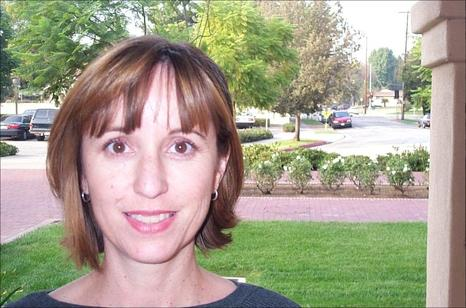
#> input picture Data/Faces/image_0085.jpg, 466 x 308 px; its folder holds 3 pictures in this run
$ python Main1.py
#> lines starting #> are read from the running program, lines starting #| are printed output that depends on the picture
from PACKAGES import *

# --- --- --- --- --- --- --- --- --- --- --- --- --- --- --- --- --- --- --- --- --- --- --- --- --- --- --- --- --- --
# --- --- --- --- --- --- --- --- --- --- --- --- --- --- --- --- --- --- --- --- --- --- --- --- --- --- --- --- --- --
# INPUT
# --- --- --- --- --- --- --- --- --- --- --- --- --- --- --- --- --- --- --- --- --- --- --- --- --- --- --- --- --- --
data_path = 'Data'

# for test
class_indices = [11, 12, 13, 14, 15, 16, 17, 18, 19, 20]
# class_indices = [5, 6, 10, 60, 65, 67, 81, 83, 86, 90]

# for train
train_indices = list(range(11))

# if you want to train set TEST_MODE to False
TEST_MODE = False

# if in train mode its needed for tuning train() / TrainWithTuning()
TUNING = True
name = 'Orientation vs S (RBF)'

NEED_TO_USE_CACHE = False
# --- --- --- --- --- --- --- --- --- --- --- --- --- --- --- --- --- --- --- --- --- --- --- --- --- --- --- --- --- --
# --- --- --- --- --- --- --- --- --- --- --- --- --- --- --- --- --- --- --- --- --- --- --- --- --- --- --- --- --- --
# PARAMETERS:
# --- --- --- --- --- --- --- --- --- --- --- --- --- --- --- --- --- --- --- --- --- --- --- --- --- --- --- --- --- --


np.random.seed(0)  # Seed the random number generator

params = {'Split': {}, 'Prepare': {}, 'Train': {}, 'Summary': {}, 'Report': {}, 'Data': {}, 'Cache': {}}

params['Split']['ratio'] = 20

params['Prepare']['spatial_cell_size'] = (10, 10)
params['Prepare']['orientations'] = 20  # SplitData[‘Train’][‘Data’], Params[‘Prepare’]
params['Prepare']['cells_per_block'] = (3, 3)

params['Train']['C'] = 10
# params['Train']['kernel'] = 'linear'
params['Train']['kernel'] = 'rbf'
# params['Train']['kernel'] = 'poly'
params['Train']['degree'] = 2
params['Train']['gamma'] = 0.1
params['Train']['class_names'] = []

params['Summary']['error_images_per_class'] = 2

params['Report'][''] = []

params['Data']['path'] = data_path
params['Data']['S'] = 50
params['Data']['N_classes'] = 10
params['Data']['max_N_images_per_class'] = 40  # 20 - training, 20 - test

params['Cache']['CachePath'] = 'cache'


# --- --- --- --- --- --- --- --- --- --- --- --- --- --- --- --- --- --- --- --- --- --- --- --- --- --- --- --- --- --
# --- --- --- --- --- --- --- --- --- --- --- --- --- --- --- --- --- --- --- --- --- --- --- --- --- --- --- --- --- --
# FUNCTIONS:
# --- --- --- --- --- --- --- --- --- --- --- --- --- --- --- --- --- --- --- --- --- --- --- --- --- --- --- --- --- --
# [13 lines left out: function show_data, not called in this run]


def get_parameters():
    # pprint(params)
    # LOAD PARAMETERS !!!!!!!!!!!!!!!!!!!!!!!!!!!!!!!!!!!!!!!!!!!!!!!!!!!
    return params


def create_image(path_to_pic, S):
    img = cv2.imread(path_to_pic)
    img = cv2.cvtColor(img, cv2.COLOR_BGR2GRAY)
    img = cv2.resize(img, (S, S))
    return img


def create_saved_data(cache_path, name, data_array, labels):
    file_Name = '%s/%s' % (cache_path, name)
    data_ndarray = np.asarray(data_array)
    saved_data = (data_ndarray, labels)

    with open(file_Name, 'wb') as fileObject:
        pickle.dump(saved_data, fileObject)

    return saved_data


def prepare_data_from(indices, params, name):
    cache_path = params['Cache']['CachePath']
    data_directory = params['Data']['path']
    S = params['Data']['S']
    max_N_images_per_class = params['Data']['max_N_images_per_class']
    dirs = get_ordered_list(os.listdir(data_directory))
    data_array = []
    labels = []

    for name_of_class, index_of_class in zip(dirs, range(len(dirs))):
        if name_of_class != '.DS_Store':
            if index_of_class in indices:

                path_into_class = '%s/%s' % (data_directory, name_of_class)
                dirs_of_class = get_ordered_list(os.listdir(path_into_class))
                for pic, index_of_pic in zip(dirs_of_class, range(len(dirs_of_class))):
                    data_array.append(create_image('%s/%s' % (path_into_class, pic), S))
                    labels.append(name_of_class)
                    if index_of_pic + 1 == max_N_images_per_class:
                        break

    return create_saved_data(cache_path, name, data_array, labels)


# [6 lines left out: function get_from_chache, not called in this run]


def data_loader(params, indices):
    # create unique name
    name = ''
    cache_path = params['Cache']['CachePath']
    for i in indices:
        name = '%s[%s]' % (name, i)

    if NEED_TO_USE_CACHE:
        list_dir = os.listdir(cache_path)
        if name in list_dir:
            return get_from_chache(cache_path, name)
    return prepare_data_from(indices, params, name)
#> in create_image, img is the input picture: shape (308, 466, 3); mean B, G, R 140.4, 159.6, 165.5
#> in create_image, `img = cv2.cvtColor(img, cv2.COLOR_BGR2GRAY)`:
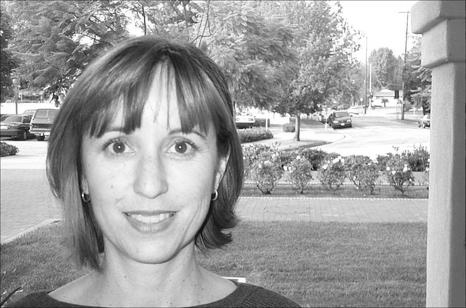
#> img: shape (308, 466); min 7, max 255, mean 159.2
#> in create_image, `img = cv2.resize(img, (S, S))`:
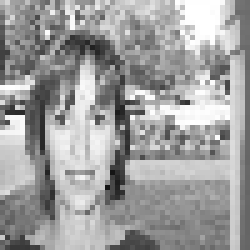
#> img: shape (50, 50) (shown 5 times larger); min 19, max 255, mean 159
#> in create_saved_data, `file_Name = '%s/%s' % (cache_path, name)`: file_Name = 'cache/[0][1][2][3][4][5][6][7][8][9][10]'


def train_test_split(data, labels, params):
    ratio = params['Split']['ratio']
    train_data, test_data, train_labels, test_labels = [], [], [], []
    for label in get_ordered_list(labels):

        counter_for_train = 0
        for pic, each_label in zip(data, labels):
            if each_label == label:
                if counter_for_train < ratio:
                    train_data.append(pic)
                    train_labels.append(label)
                else:
                    test_data.append(pic)
                    test_labels.append(label)
                counter_for_train += 1

    params['Train']['class_names'] = get_ordered_list(train_labels)
    return train_data, test_data, train_labels, test_labels


def prepare(train_data, params):  # kelet: SplitData[‘Train’][‘Data’], Params[‘Prepare’]
    orientations = params['Prepare']['orientations']
    spatial_cell_size = params['Prepare']['spatial_cell_size']
    cells_per_block = params['Prepare']['cells_per_block']
    images = []
    hog_images = []

    for pic in train_data:
        hog_image, image = hog(pic,
                               orientations=orientations,
                               pixels_per_cell=spatial_cell_size,
                               cells_per_block=cells_per_block,
                               block_norm='L2',
                               visualize=True)

        hog_images.append(hog_image)
        images.append(image)
#> this loop made 4 passes
#> pass 1, in prepare, `hog_image, image = hog(pic, orientations=orientations, pixels_per_cell..`:
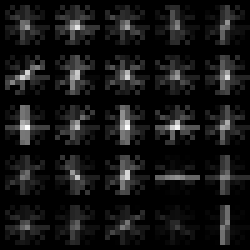
#> image: shape (50, 50) float64 (shown 5 times larger); min 0, max 52.61, mean 4.4; drawn with min black and max white
#> pass 2, in prepare, `hog_image, image = hog(pic, orientations=orientations, pixels_per_cell..`:
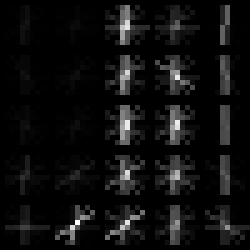
#> image: shape (50, 50) float64 (shown 5 times larger); min 0, max 39.62, mean 2.3; drawn with min black and max white
#> pass 3, in prepare, `hog_image, image = hog(pic, orientations=orientations, pixels_per_cell..`:
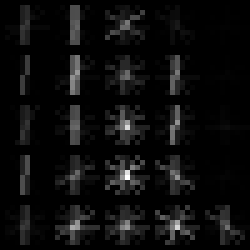
#> image: shape (50, 50) float64 (shown 5 times larger); min 0, max 57.52, mean 2.9; drawn with min black and max white

    return hog_images, images


# [9 lines left out: function tuning_linear, not called in this run]


def tuning_non_linear(train_data_rep, train_labels, params):
    cross_val_scores = []
    train_data_rep_np = np.asarray(train_data_rep)
    train_labels_np = np.asarray(train_labels)
    kf = StratifiedKFold(n_splits=4)

    for train_index, test_index in kf.split(train_data_rep_np, train_labels_np):
        X_train, X_test = train_data_rep_np[train_index], train_data_rep_np[test_index]
        y_train, y_test = train_labels_np[train_index], train_labels_np[test_index]

        m_classes_svm = create_non_linear_classifier(X_train, y_train, params)

        predictions, _ = m_classes_svm_predict(m_classes_svm, X_test, params)
        cross_val_scores.append(sklearn.metrics.accuracy_score(y_test, predictions))
    accuracy = np.asarray(cross_val_scores).mean()

    return create_non_linear_classifier(train_data_rep, train_labels, params), accuracy


def get_ordered_list(curr_list):
    my_list = list(set(curr_list))
    my_list.sort(key=lambda v: v.upper())
    return my_list


# [17 lines left out: function create_non_linear_classifier, not called in this run]


def m_classes_svm_train(train_data_rep, train_labels, params):
    kernel = params['Train']['kernel']
    C = params['Train']['C']

    train_data_rep_np = np.asarray(train_data_rep)
    train_labels_np = np.asarray(train_labels)

    if kernel == 'linear':
        if TUNING:
            return tuning_linear(train_data_rep, train_labels, params)
        return LinearSVC(C=C, multi_class='ovr').fit(train_data_rep_np, train_labels_np), 0
    if TUNING:
        return tuning_non_linear(train_data_rep_np, train_labels_np, params)
    return create_non_linear_classifier(train_data_rep_np, train_labels_np, params), 0


# [121 lines left out: functions m_classes_svm_predict, get_wrongly_classified_pics, get_sorted_indexes_of_wrong_pics, get_indices_of_the_largest_error_images, evaluate_model, report_results and 2 more, not called in this run]


# --- --- --- --- --- --- --- --- --- --- --- --- --- --- --- --- --- --- --- --- --- --- --- --- --- --- --- --- --- --
# MAIN:
# --- --- --- --- --- --- --- --- --- --- --- --- --- --- --- --- --- --- --- --- --- --- --- --- --- --- --- --- --- --


if __name__ == '__main__':
    # ********** Settings: ********** #
    counter, x, y = 0, [], []

    # [11 lines of commented-out code are left out]
    x_j_labels = [50, 75, 100, 115, 125, 135, 150, 175, 200]  # S
    x_i_labels = [9, 10, 11, 20, 30, 40, 50, 60, 70, 80, 90]  # orientations

    # x_labels = [(7,7), (8,8), (9,9)]  # spacial cell size
    # x_labels = [(2,2), (3,3), (4,4)]  # cells_per_block

    classes = class_indices if TEST_MODE else train_indices
    print('The classes are: ', classes)
    TUNING = False if TEST_MODE else TUNING

    if TUNING:
        for j in x_j_labels:
            indx = 0
            x.append([])
            y.append([])
            for i in x_i_labels:
                x[-1].append(indx)
                indx += 1
                params = get_parameters()
                # ************************* What we change: ************************* #
                # params['Train']['C'] = j
                # params['Train']['gamma'] = i
                params['Data']['S'] = j
                params['Prepare']['orientations'] = i
                # ******************************************************************* #
                data, labels = data_loader(params, train_indices)
                train_data, _, train_labels, _ = train_test_split(data, labels, params)
                train_data_rep, hog_images = prepare(train_data, params)
                # show_data(3, hog_images, train_labels)
#> (the run stopped early here; a loop or call above may not have finished)

$ run again, on Data/Faces_easy/image_0025.jpg
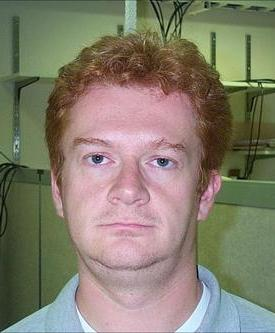
#> input picture Data/Faces_easy/image_0025.jpg, 275 x 333 px
#> in create_image, img is the input picture: shape (333, 275, 3); mean B, G, R 110, 126.2, 132.5
#> in create_image, `img = cv2.resize(img, (S, S))`:
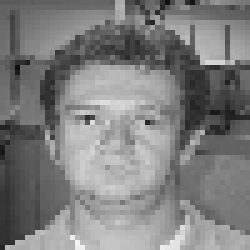
#> img: shape (50, 50) (shown 5 times larger); min 16, max 242, mean 126.3
#> file_Name = 'cache/[0][1][2][3][4][5][6][7][8][9][10]'
#> the loop in prepare, `for pic in train_data:` made 2 passes
#> pass 2, in prepare, `hog_image, image = hog(pic, orientations=orientations, pixels_per_cell..`:
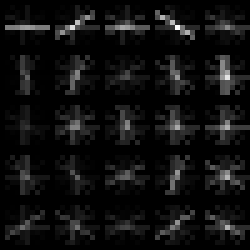
#> image: shape (50, 50) float64 (shown 5 times larger); min 0, max 45.28, mean 2.8; drawn with min black and max white

$ run again, on Data/Faces/image_0108.jpg
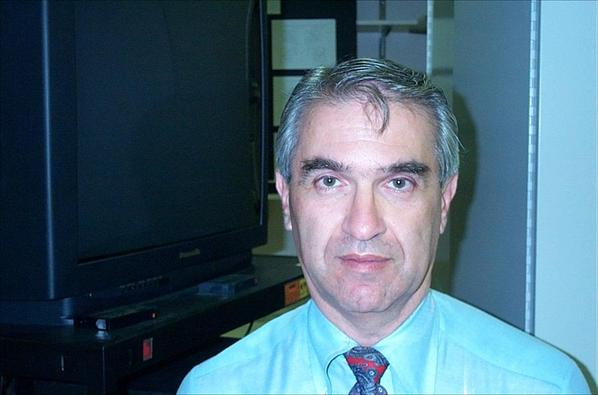
#> input picture Data/Faces/image_0108.jpg, 598 x 395 px
#> in create_image, img is the input picture: shape (395, 598, 3); mean B, G, R 116.8, 100.3, 72
#> in create_image, `img = cv2.resize(img, (S, S))`:
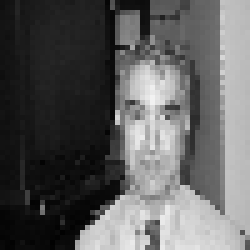
#> img: shape (50, 50) (shown 5 times larger); min 1, max 242, mean 93.2
#> file_Name = 'cache/[0][1][2][3][4][5][6][7][8][9][10]'
#> the loop in prepare, `for pic in train_data:` made 2 passes
#> pass 2, in prepare, `hog_image, image = hog(pic, orientations=orientations, pixels_per_cell..`:
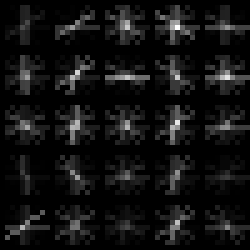
#> image: shape (50, 50) float64 (shown 5 times larger); min 0, max 36.33, mean 2.6; drawn with min black and max white
